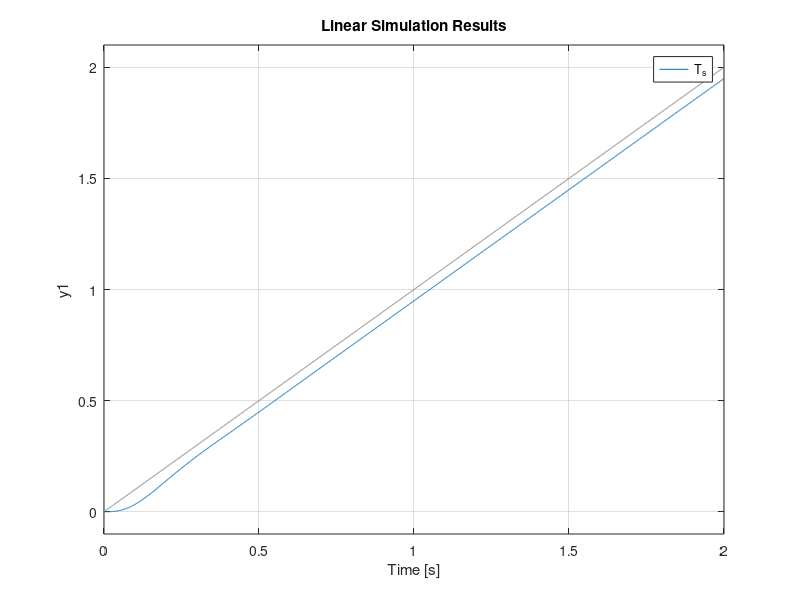

MATLAB code to generate this figure:
% EXP1.1
tau_m = (0.133 + 0.155)/2;
A = (25.877 + 30.303)/2;
sysG = tf(1, [1 1/tau_m 0]);
polesG = pole(sysG);

po = 20;
settle_time = 0.5;

sigma = 4 / settle_time;
zeta = -log(po/100)/sqrt(pi^2 + log(po/100)^2);
phi = acos(zeta);
omega = sigma * tan(phi);

poles_rlocus = [(-sigma + omega*1j) (-sigma - omega*1j)];
s0 = poles_rlocus(1);

z = sigma;

% phase condition
phase0 = rad2deg(atan2(imag(s0) - imag(polesG(1)), real(s0) - real(polesG(1))));
phase1 = rad2deg(atan2(imag(s0) - imag(polesG(2)), real(s0) - real(polesG(2))));
angle_G = -phase0  - phase1;

angle_Gc = 180 - angle_G - 360;

angle_Gc_pole = 90 - angle_Gc;
p = (sigma - omega*tan(angle_Gc_pole));

Gc_zero = -z;
Gc_pole = -p;

% magnitude condition
mag_poles = norm(s0 - polesG(1)) * norm(s0 - polesG(2)) * norm(s0 - Gc_pole);
mag_zeros = omega;

kG = A/tau_m;

kc = (1/kG) * (mag_poles/mag_zeros);

% EXP1.2
kv = (kG * kc * z) / (p/tau_m);

% EXP1.3
sysGc = tf([1 -Gc_zero],[1 -Gc_pole]);
G_s = series(sysG, kG);
Gc_s = series(sysGc, kc);

scaled_P_s = series(G_s, Gc_s);
% rlocus(scaled_P_s);
T_s = feedback(scaled_P_s, 1);
cl_poles = pole(T_s);
cl_zeros = zero(T_s);

% EXP1.4
% step(T_s)

% EXP1.5
t = 0:0.001:2;
lsim(T_s, t, t)